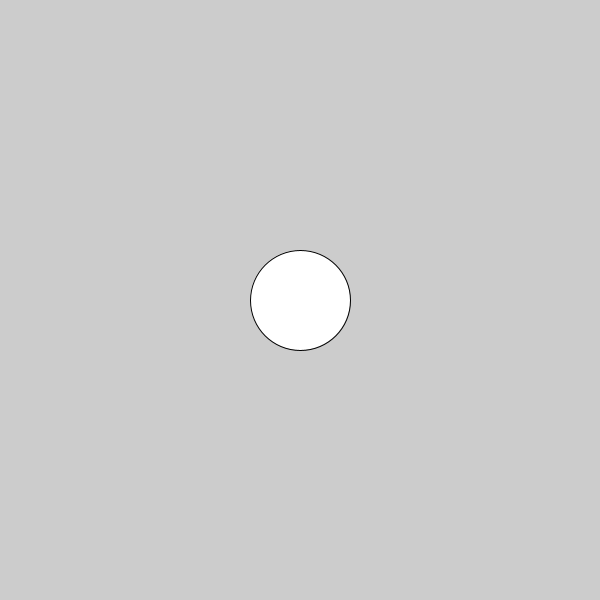
Frame 1 (no input)
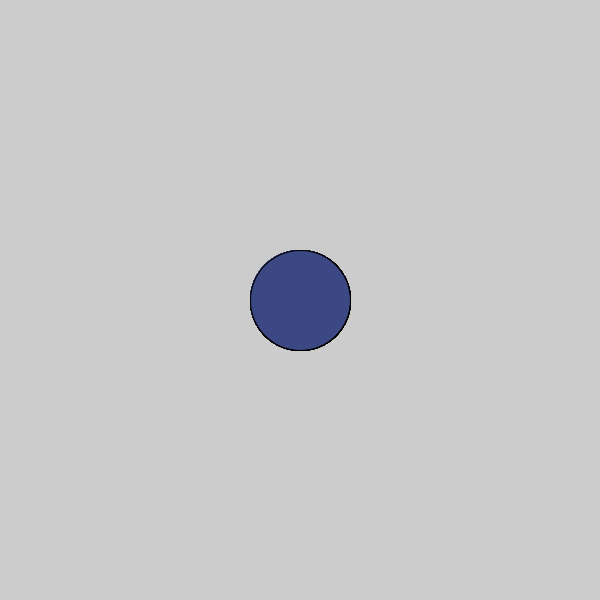
Frame 60 (the mouse pressed at the canvas centre just before this capture)
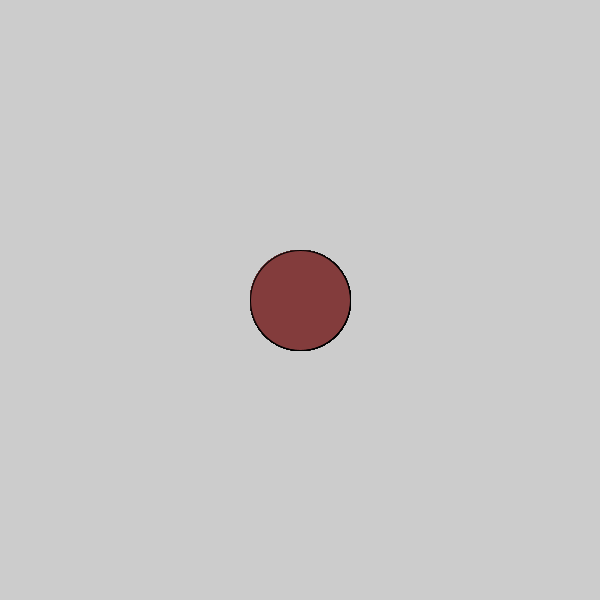
Frame 120 (the mouse held since frame 60 and released just before this capture)

The Processing sketch that drew these frames (run headless with seeded random() and noise(); from frame 60 on, the mouse is pressed at the canvas centre):

// Processing sketch: c_LogicalDot
// ── c_LogicalDot.pde

void setup() {
  
// 1. Set the size of the sketch. Make it 600 pixels square. 
  size(600,600);

}

void draw() {
  
// 2. Draw an ellipse
// Run the program to make sure it works before moving on.
ellipse(300,300, 100,100);

// 3. Change the color of the ellipse when the mouse is pressed.
//    Use the following code, but put your colors where indicated
//    Remember to use the   fill()  command to set colors.

if (mousePressed) {
  fill(#833C3C);
 
   //  put one color here 
  
} else {
  fill(#3C4883);
  
   // put a different color here
  
}  
  
  
  
}
